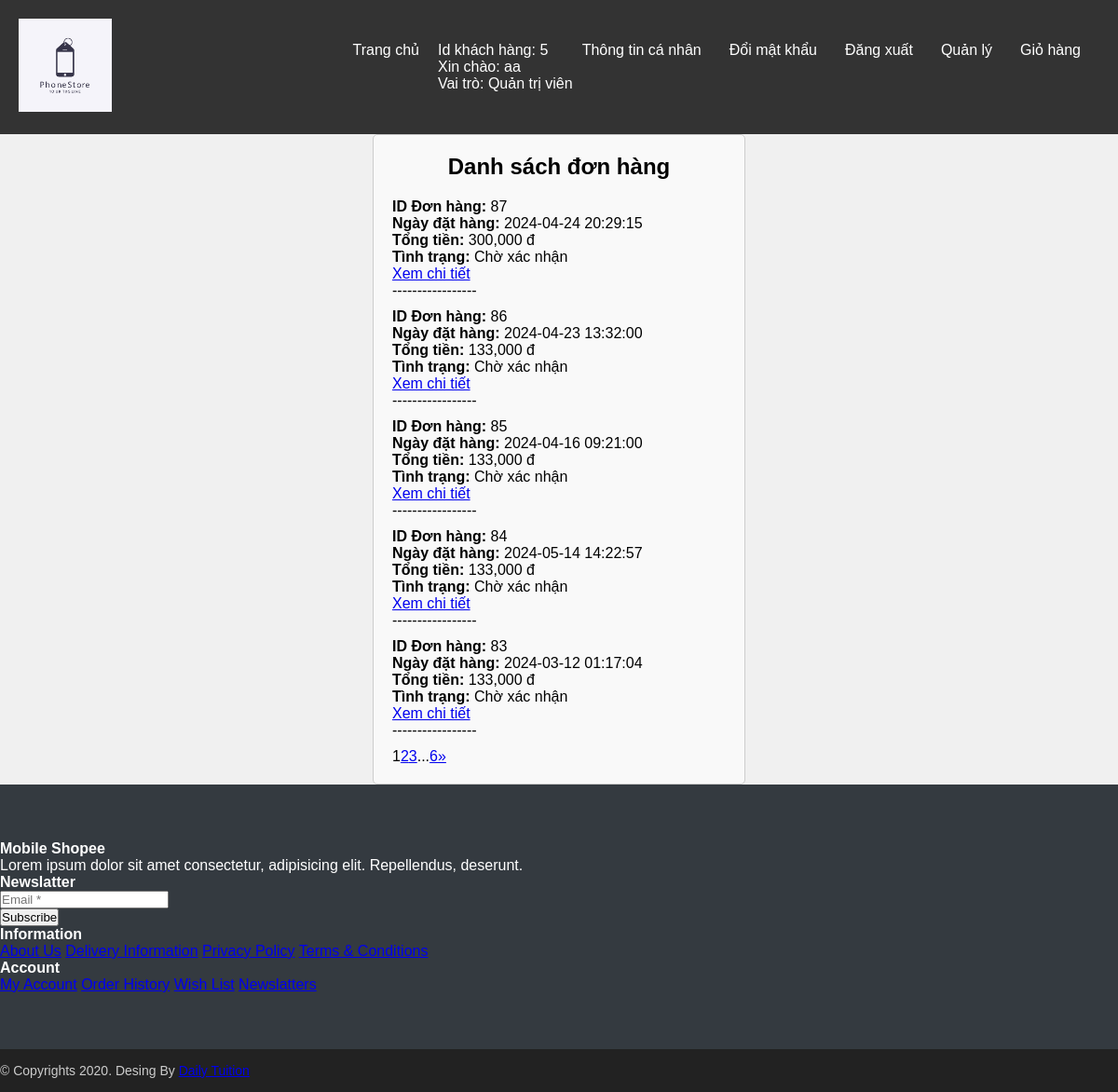
The page /user/index.php?ctrl=customerUserController&action=viewOrderList (signed in) on the database as committed earlier.
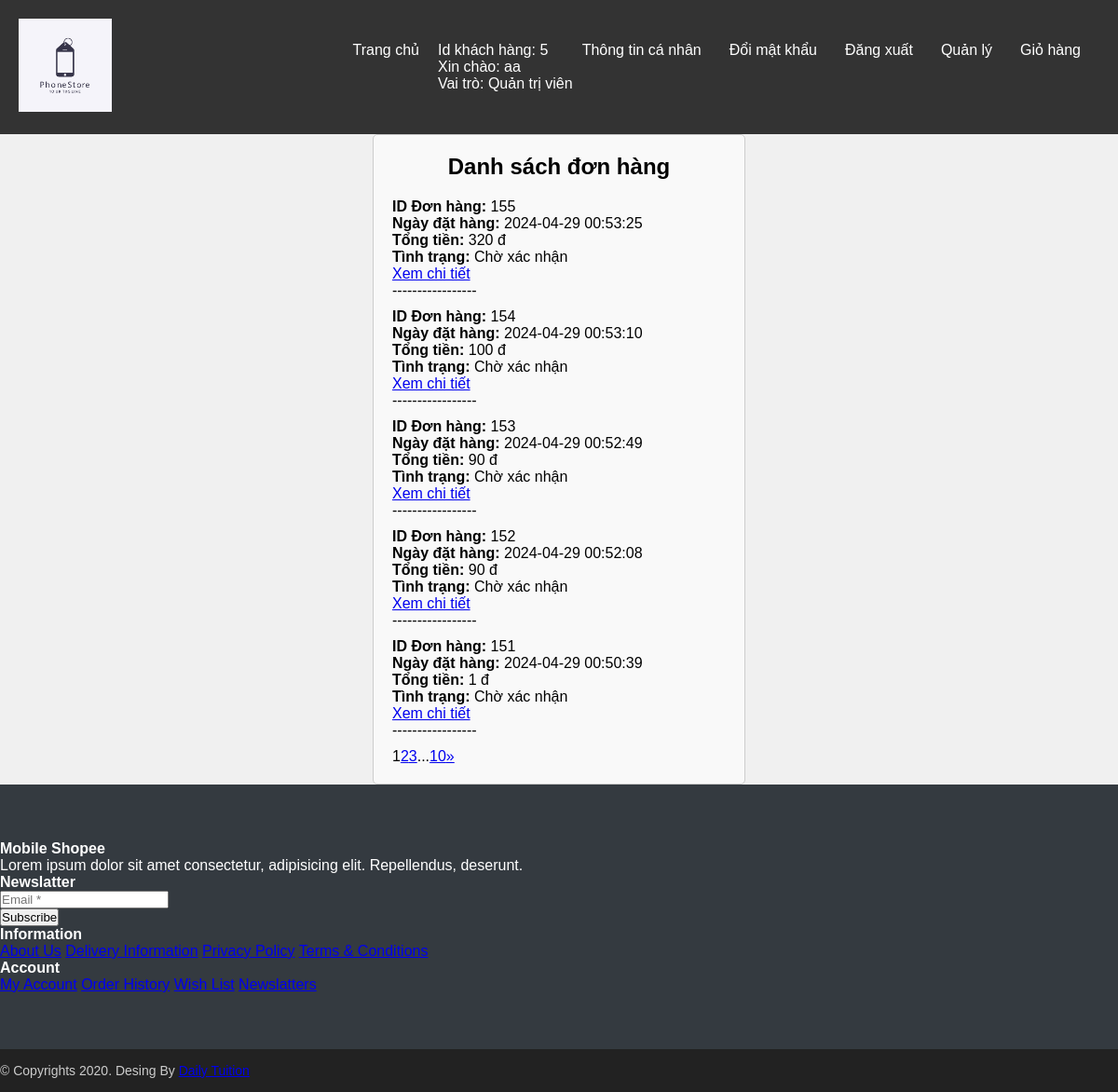
The same page on the database as committed later.
### tables this page shows
CREATE TABLE `don_dat_hang` (
  `id` int(11) NOT NULL,
  `id_khach_hang` int(11) DEFAULT NULL,
  `ngay` datetime DEFAULT NULL,
  `tong_tien` decimal(10,3) DEFAULT NULL,
  `ghi_chu` text DEFAULT NULL,
  `tinh_trang` varchar(224) DEFAULT NULL
);

### lib/database.php (called while the page is built, shortened)
<?php
class Database
{
    private $host = "localhost";
    private $username = "root";
    private $password = "";
    private $database = "phonestore";
    private $conn;
    public function __construct()
    {
        $this->conn = $this->connectDB();
    }
    private function connectDB()
    {
        $conn = mysqli_connect($this->host, $this->username, $this->password, $this->database);
        return $conn;
    }
    public function select($query)
    {
        $result = mysqli_query($this->conn, $query);
        if ($result) {
            $data = mysqli_fetch_all($result, MYSQLI_ASSOC);
            return $data;
        } else {
            die(mysqli_error($this->conn));
        }
    }
}

### user/model/customerUserModel.php (called while the page is built, shortened)
<?php
class customerUserModel
{
    private $db;
    public function __construct()
    {
        $this->db = new Database();
    }
    public function getCustomerByIdNguoiDung()
    {
        $id_nguoi_dung = Session::getSessionValue('login_id');
        $sql = "SELECT * FROM khach_hang WHERE id_nguoi_dung = $id_nguoi_dung";
        $result = $this->db->select($sql);
        return $result;
    }
    public function getOrdersByCustomerId($customerId)
    {
        $sql = "SELECT * FROM don_dat_hang WHERE id_khach_hang = $customerId";
        $result = $this->db->select($sql);
        return $result;
    }
    public function getTotalOrdersByCustomerId($customerId)
    {
        $sql = "SELECT COUNT(*) as total FROM don_dat_hang WHERE id_khach_hang = $customerId";
        $result = $this->db->select($sql);
        return $result[0]['total'];
    }
    public function getOrdersByCustomerIdPage($customerId, $limit, $offset)
    {
        $sql = "SELECT * FROM don_dat_hang
        WHERE id_khach_hang = $customerId
        Order by id desc
        LIMIT $limit OFFSET $offset";
        $result = $this->db->select($sql);
        return $result;
    }
}

### user/view/orderList.php (the view, shortened to what this page needs)
<!DOCTYPE html>
<html lang="vi">
<head>
</head>
<body>
    <div class="customer-info">
        <h2>Danh sách đơn hàng</h2>
        <?php
        if (!empty($orders)) {
            echo '<ul>';
            foreach ($orders as $order) {
                echo '<li>';
                echo '<label>ID Đơn hàng:</label> ' . $order['id'] . '<br>';
                echo '<label>Ngày đặt hàng:</label> ' . $order['ngay'] . '<br>';
                echo '<label>Tổng tiền:</label> ' . number_format($order['tong_tien']) . ' đ<br>';
                echo '<label>Tình trạng:</label> ' . $order['tinh_trang'] . '<br>';
                echo '<a href="index.php?ctrl=customerUserController&action=viewOrderDetail&id=' . $order['id'] . '">Xem chi tiết</a><br>';
                echo '-----------------';
                echo '</li>';
            }
            echo '</ul>';
        } else {
            echo '<p>Không có đơn hàng nào được tìm thấy cho khách hàng này.</p>';
        }
        ?>
        <div class="paginationOrderList">
            <?php
            $totalPages = ceil($total_orders / $item_per_page);
            $num_links_side = 2;
            for ($i = 1; $i <= $totalPages; $i++) {
                if ($i == $current_page) {
                    echo '<span>' . $i . '</span>';
                } else {
                    if ($i >= $current_page - $num_links_side && $i <= $current_page + $num_links_side) {
                        echo '<a href="index.php?ctrl=customerUserController&action=viewOrderList&id=' . $customerId  . '&page=' . $i . '">' . $i . '</a>';
                    } else if ($i == 1 || $i == $totalPages) {
                        echo '<a href="index.php?ctrl=customerUserController&action=viewOrderList&id=' . $customerId  . '&page=' . $i . '">' . $i . '</a>';
                    } else if ($i == $current_page - $num_links_side - 1 || $i == $current_page + $num_links_side + 1) {
                        echo '<span>...</span>';
                    }
                }
            }
            if ($current_page < $totalPages) {
                echo '<a href="index.php?ctrl=customerUserController&action=viewOrderList&id=' . $customerId  . '&page=' . ($current_page + 1) . '">&raquo;</a>';
            }
            ?>
        </div>
    </div>
</body>
</html>

Rows that differ between the two databases and show on the page:
no longer on this page (row unchanged): don_dat_hang: id "87", ngay "2024-04-24 20:29:15", tong_tien "300,000", tinh_trang "Chờ xác nhận"
no longer on this page (row unchanged): don_dat_hang: id "86", ngay "2024-04-23 13:32:00", tong_tien "133,000", tinh_trang "Chờ xác nhận"
no longer on this page (row unchanged): don_dat_hang: id "85", ngay "2024-04-16 09:21:00", tong_tien "133,000", tinh_trang "Chờ xác nhận"
no longer on this page (row unchanged): don_dat_hang: id "84", ngay "2024-05-14 14:22:57", tong_tien "133,000", tinh_trang "Chờ xác nhận"
no longer on this page (row unchanged): don_dat_hang: id "83", ngay "2024-03-12 01:17:04", tong_tien "133,000", tinh_trang "Chờ xác nhận"
added don_dat_hang: id "155", ngay "2024-04-29 00:53:25", tong_tien "320", tinh_trang "Chờ xác nhận"
added don_dat_hang: id "154", ngay "2024-04-29 00:53:10", tong_tien "100", tinh_trang "Chờ xác nhận"
added don_dat_hang: id "153", ngay "2024-04-29 00:52:49", tong_tien "90", tinh_trang "Chờ xác nhận"
added don_dat_hang: id "152", ngay "2024-04-29 00:52:08", tong_tien "90", tinh_trang "Chờ xác nhận"
added don_dat_hang: id "151", ngay "2024-04-29 00:50:39", tong_tien "1", tinh_trang "Chờ xác nhận"
